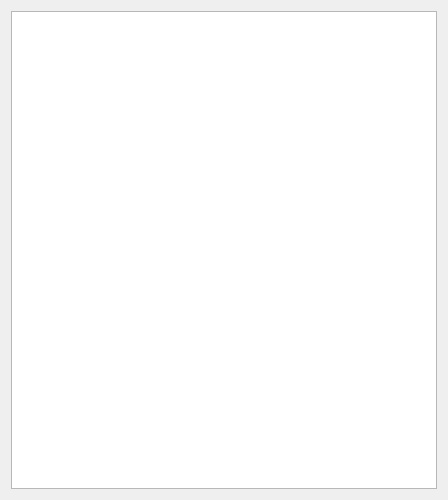
<?xml version="1.0" encoding="UTF-8"?>
<ui version="4.0">
 <class>Process</class>
 <widget class="QDialog" name="Process">
  <property name="geometry">
   <rect>
    <x>0</x>
    <y>0</y>
    <width>448</width>
    <height>500</height>
   </rect>
  </property>
  <property name="windowTitle">
   <string>Dialog</string>
  </property>
  <layout class="QVBoxLayout" name="verticalLayout">
   <item>
    <widget class="QListView" name="listView"/>
   </item>
  </layout>
 </widget>
 <resources/>
 <connections/>
</ui>
